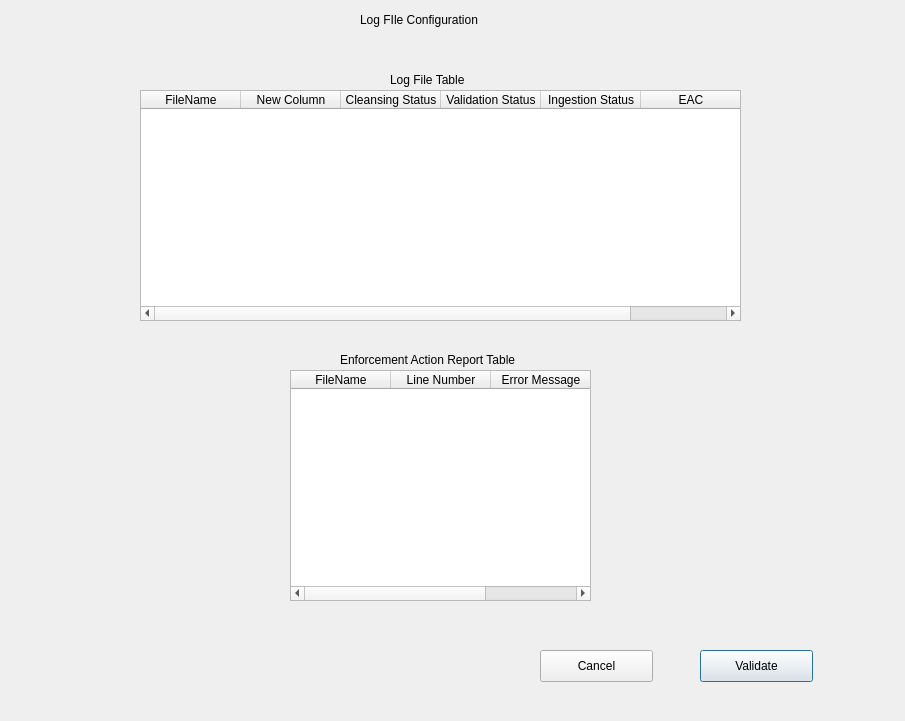
<?xml version="1.0" encoding="UTF-8"?>
<ui version="4.0">
 <class>Dialog</class>
 <widget class="QDialog" name="Dialog">
  <property name="geometry">
   <rect>
    <x>0</x>
    <y>0</y>
    <width>905</width>
    <height>721</height>
   </rect>
  </property>
  <property name="windowTitle">
   <string>Dialog</string>
  </property>
  <widget class="QTableWidget" name="tableWidget">
   <property name="geometry">
    <rect>
     <x>140</x>
     <y>90</y>
     <width>601</width>
     <height>231</height>
    </rect>
   </property>
   <column>
    <property name="text">
     <string>FileName</string>
    </property>
   </column>
   <column>
    <property name="text">
     <string>New Column</string>
    </property>
   </column>
   <column>
    <property name="text">
     <string>Cleansing Status</string>
    </property>
   </column>
   <column>
    <property name="text">
     <string>Validation Status</string>
    </property>
   </column>
   <column>
    <property name="text">
     <string>Ingestion Status</string>
    </property>
   </column>
   <column>
    <property name="text">
     <string>EAC</string>
    </property>
   </column>
  </widget>
  <widget class="QTableWidget" name="tableWidget_2">
   <property name="geometry">
    <rect>
     <x>290</x>
     <y>370</y>
     <width>301</width>
     <height>231</height>
    </rect>
   </property>
   <column>
    <property name="text">
     <string>FileName</string>
    </property>
   </column>
   <column>
    <property name="text">
     <string>Line Number</string>
    </property>
   </column>
   <column>
    <property name="text">
     <string>Error Message</string>
    </property>
   </column>
  </widget>
  <widget class="QLabel" name="label">
   <property name="geometry">
    <rect>
     <x>360</x>
     <y>10</y>
     <width>241</width>
     <height>20</height>
    </rect>
   </property>
   <property name="text">
    <string>Log FIle Configuration</string>
   </property>
  </widget>
  <widget class="QPushButton" name="pushButton">
   <property name="geometry">
    <rect>
     <x>700</x>
     <y>650</y>
     <width>113</width>
     <height>32</height>
    </rect>
   </property>
   <property name="text">
    <string>Validate</string>
   </property>
  </widget>
  <widget class="QPushButton" name="pushButton_2">
   <property name="geometry">
    <rect>
     <x>540</x>
     <y>650</y>
     <width>113</width>
     <height>32</height>
    </rect>
   </property>
   <property name="text">
    <string>Cancel</string>
   </property>
  </widget>
  <widget class="QLabel" name="label_2">
   <property name="geometry">
    <rect>
     <x>390</x>
     <y>70</y>
     <width>91</width>
     <height>20</height>
    </rect>
   </property>
   <property name="text">
    <string>Log File Table</string>
   </property>
  </widget>
  <widget class="QLabel" name="label_3">
   <property name="geometry">
    <rect>
     <x>340</x>
     <y>350</y>
     <width>211</width>
     <height>20</height>
    </rect>
   </property>
   <property name="text">
    <string>Enforcement Action Report Table</string>
   </property>
  </widget>
 </widget>
 <resources/>
 <connections/>
</ui>
